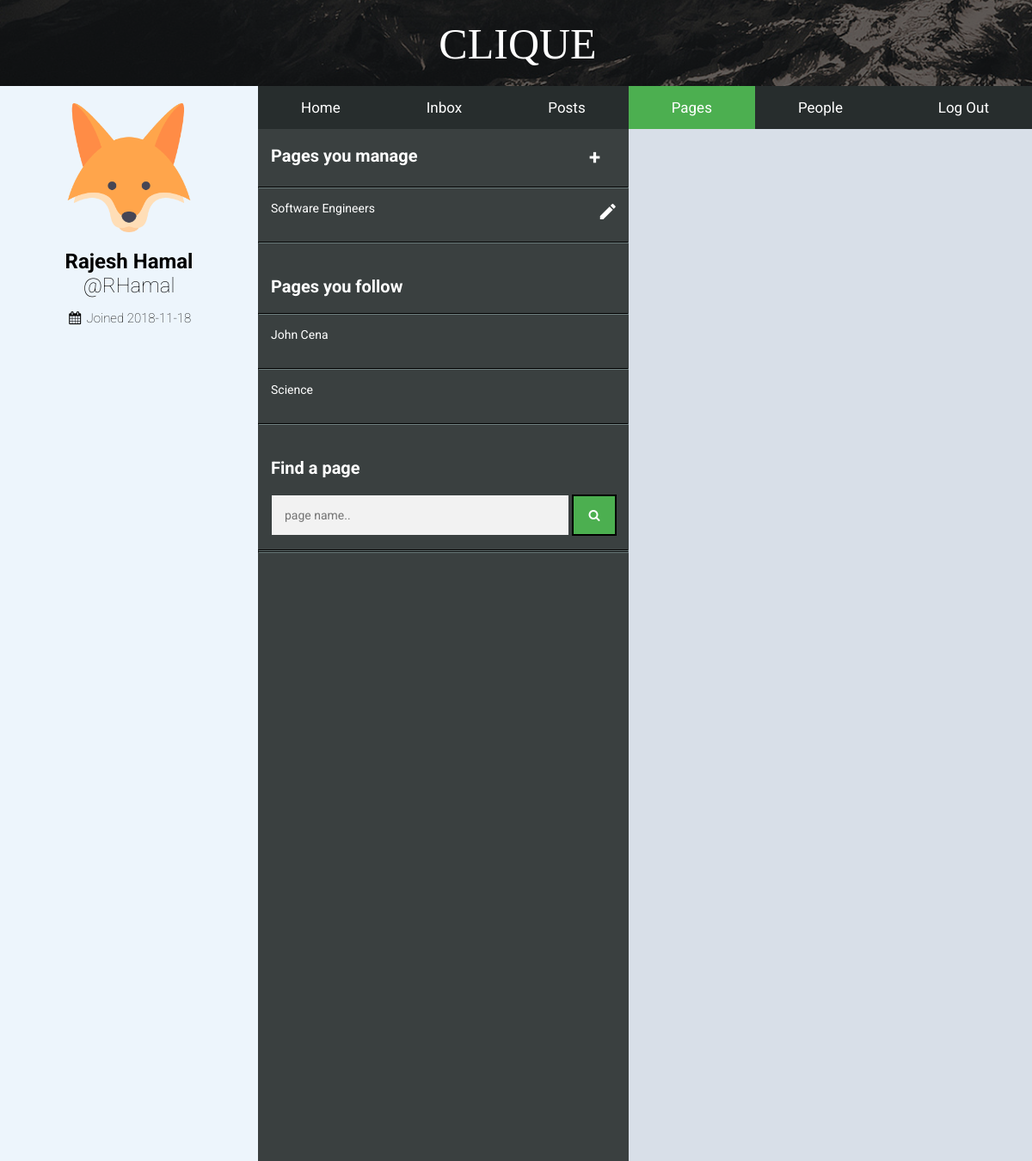
Page /page/user/pages.php (signed in) on the committed database.
### tables this page shows
CREATE TABLE `manages` (
  `Page_ID` int(11) NOT NULL,
  `Profile_ID` int(11) NOT NULL,
  `Level` varchar(20) NOT NULL,
  `Date_started` date NOT NULL
);

CREATE TABLE `page` (
  `Page_ID` int(11) NOT NULL,
  `Page_name` varchar(20) NOT NULL,
  `Description` varchar(100) DEFAULT NULL,
  `View_count` int(11) NOT NULL,
  `Image` varchar(20) DEFAULT NULL
);

CREATE TABLE `follows` (
  `Page_ID` int(11) NOT NULL,
  `Profile_ID` int(11) NOT NULL,
  `Date` date NOT NULL
);

### src/page/user/pages.php (the view, shortened to what this page needs)
<?php
include_once '../../includes/dbh.php';
?>
<?php
    $userInfo = $_SESSION['userInfo'];
    $ID = $userInfo[0];
    $username = $userInfo[1];
    $fname = $userInfo[2];
    $lname = $userInfo[3];
    $date = $userInfo[4];
?>
<!DOCTYPE html>
<html>
<head>
    <link rel="stylesheet" href="../../css/style_user.css">
    <link rel="stylesheet" href="https://cdnjs.cloudflare.com/ajax/libs/font-awesome/4.7.0/css/font-awesome.min.css">
    <link rel='stylesheet' href='https://use.fontawesome.com/releases/v5.5.0/css/all.css'>
    <link rel="stylesheet" href="https://cdnjs.cloudflare.com/ajax/libs/font-awesome/4.7.0/css/font-awesome.min.css">
</head>
</head>
<body>
    <div class="header">CLIQUE</div>
    <div class="topnav">
        <a href="../userPage.php">Home</a>
        <a href="inbox.php">Inbox</a>
        <a href="posts.php">Posts</a>
        <a class="active" href="pages.php">Pages</a>
        <a href="people.php">People</a>
        <a href="../../index.php" style="float: right;">Log Out</a>
    </div>
    <div class="sidebar-back"></div>
    <div class="sidebar">
        <div class="userInfo">
            <div class="profile-image" align="center">
            </div>
            <b><?php echo $fname." ".$lname; ?></b><br>
            @<?php echo $username;?>
            <p><i class="fa fa-fw fa-calendar"></i> Joined <?php echo $date;?> </p>
            <br>
        </div>
    </div>
    <div class="body">
    </div>
    <div class="sidebar-right">
        <br>
        <div class="follow-pages" style="text-align: left; margin-bottom: -15px;">
            <form action="#" method="POST">
              Pages you manage
              <button type="submit" style="padding:10px;"> <b><span style="font-size:1.5rem;">+</span></b> </button>
            </form>
        </div>
        <br>
        <?php
        $sql = "SELECT * FROM manages AS m JOIN page AS p ON m.Page_ID = p.Page_ID WHERE Profile_ID='$ID';";
        if($result = $conn->query($sql))
        {
          $resultCheck = $result->num_rows;
          if($resultCheck>0)
          {
            $pages = array();
            $count = 0;
            while($row = mysqli_fetch_assoc($result))
            {
              $pages[$count] = array();
              $pages[$count]['PageName'] = $row['Page_name'];
              $pages[$count]['PageID'] = $row['Page_ID'];
              $count = $count+1;
            }
          }
        }
        ?>
        <hr>
        <div class="posts">
        <?php if($resultCheck>0): ?>
          <?php foreach($pages as $p): ;?>
            <form action="#" method="POST">
              <div class="left" style="width: 88%; display: inline-block;">
                <button type="submit" name="pageCheck" value="1"><?php echo $p['PageName'];?></button>
              </div>
              <div class="edit" style="width: 12%; display: inline-block; text-align: center; float: right;">
                <button type="submit" name="pageCheck" value="2"><i class="material-icons">mode_edit</i></button>
              </div>
            </form>
            <hr>
          <?php endforeach; ?>
        <?php endif; ?>
        </div>
        <br>
        <br>
        <div class="follow-pages" style="text-align: left;">
            Pages you follow
        </div>
        <br>
          <?php
            $sql = "SELECT * FROM follows AS f JOIN page AS p ON f.Page_ID = p.Page_ID WHERE Profile_ID='$ID';";
            if($result = $conn->query($sql))
            {
              $resultCheck2 = $result->num_rows;
              if($resultCheck2>0)
              {
                $pages = array();
                $count = 0;
                while($row = mysqli_fetch_assoc($result))
                {
                  $pages[$count] = array();
                  $pages[$count]['PageName'] = $row['Page_name'];
                  $pages[$count]['PageID'] = $row['Page_ID'];
                  $count = $count+1;
                }
              }
            }
          ?>
          <hr>
          <div class="posts">
          <?php if($resultCheck2>0): ?>
            <?php foreach($pages as $p): ;?>
              <form action="#" method="POST">
                <button type="submit"><?php echo $p['PageName'];?></button>
              </form>
              <hr>
            <?php endforeach; ?>
          <?php endif; ?>
        </div>
        <br><br>
        <div class="follow-pages" style="text-align: left;">
            Find a page
        </div>
        <br>
        <div class="search-container">
            <form action="#" method="POST">
                <input type="text" placeholder="page name.." name="PageName">
                <button type="submit"><i class="fa fa-search"></i></button>
            </form>
        </div>
        <hr>
        <hr>
    </div>
</body>
</html>

### src/css/style_user.css (style rules this page uses)
body { //background-color: #124e89; background-image: linear-gradient(rgba(0,0,0,0.6), rgba(0,0,0,0.6)), url(../misc/picture.jpg); height: 100vh; background-size: cover; background-position: 0px 400px; margin-bottom: 500px; }
body { margin: 0; font-family: "Roboto", sans-serif; }
.header { overflow: hidden; background-color: rgba(0, 0, 0, 0); position: fixed; margin-top: 0px; top: 0; width: 100%; height: 200px; }
.header { font-family: "test font"; margin: 2px; color: white; font-size: 50px; text-align: center;; padding: 20px 0; //display: none; }
.sidebar { margin: 0; padding: 0; width: 300px; background-color: #EDF5FC; position: sticky; height: auto; overflow: auto; margin-top: -50px; top: 0; z-index: 2; }
.sidebar-back { margin: 0; padding: 0; width: 300px; background-color: #EDF5FC; position: fixed; height: 100%; overflow: auto; margin-top: 100px; top: 0; z-index: 0; }
.sidebar p { font-size: 15px; }
.topnav { overflow: hidden; background-color: #272D2D; position: sticky; margin-top: 100px; margin-left: 300px; top: 0; width: auto; height: 50px; z-index: 1; }
.body { margin-top: 150px; margin-left: 331.45px; position: absolute; background-color: #D8DFE8; width: 80.1%; height: 150vh; top: 0; z-index: 0; }
.userInfo { font-family: 'Roboto', sans-serif; color: black; font-size: 24px; padding: 20px; font-weight: lighter; text-align: center; }
.profile-image { margin-bottom: 20px; }
.sidebar-right { margin: 0; padding: 0; width: 431.45px; background-color: #3A4040; position: absolute; height: 150vh; overflow: auto; margin-top: 150px; margin-left: 300px; top: 0; z-index: 0; }
.sidebar-right .follow-pages { font-family: "Roboto", sans-serif; color: white; font-size: 20px; font-weight: bolder; padding-left: 15px; }
.topnav a { float: left; font-family: 'Roboto', sans-serif; display: block; color: white; text-align: center; padding: 15px 50px; text-decoration: none; font-size: 17px; }
.topnav a.active { background-color: #4CAF50; color: white; }
.sidebar-right input[type=text] { font-family: "Roboto", sans-serif; outline: 0; background: #f2f2f2; width: 80%; border: 0; margin: 0 0 15px; margin-left: 16px; margin-bottom: 0px; padding: 15px; box-sizing: border-box; font-size: 14px }
.sidebar-right .search-container button { font-family: "Roboto", sans-serif; text-transform: uppercase; outline: 0; background: #4CAF50; width: 12%; border: 9; padding: 15px; color: #ffffff; font-size: 14px; cursor: pointer; border-style: solid; }
.sidebar-right .posts button { font-family: "Roboto", sans-serif; outline: 0; background: #3A4040; width: 100%; padding: 15px; color: #ffffff; font-size: 14px; cursor: pointer; border-style: none; text-align: left; }
hr { display: block; margin-top: 0em; margin-bottom: 0em; margin-left: auto; margin-right: auto; border-style: inset; border-width: 0.5px; border-color: #272D2D; }
a { color: black; text-decoration: none }
.follow-pages button { float: right; margin-right: 15px; font-family: "Roboto", sans-serif; text-transform: uppercase; outline: 0; background: #3A4040; width: 12%; border: 9; padding: 15px; color: #ffffff; font-size: 14px; cursor: pointer; border-style: none; margin-top: -10px; }

### rows in the picture
manages: Page_ID.Page_name "Software Engineers"
follows: Page_ID.Page_name "John Cena"
follows: Page_ID.Page_name "Science"

### other values in the picture
$fname "Rajesh"
$lname "Hamal"
$username "RHamal"
$date "2018-11-18"
